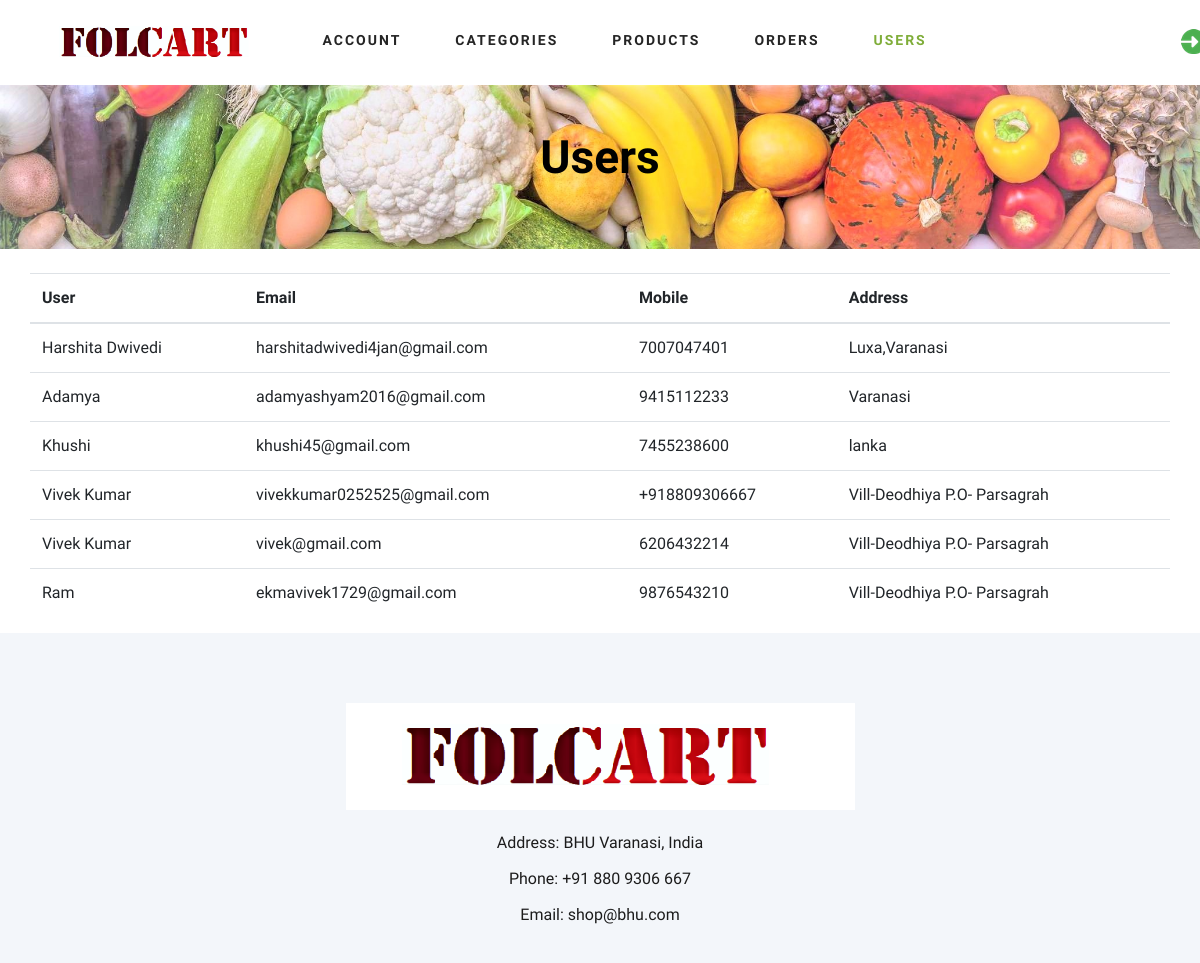
The app's page /userslist/ with its own data.
### website/models.py (models this page shows, shortened)
class MyUser(models.Model):
	user = models.OneToOneField(User, on_delete = models.CASCADE, null = True, blank = True)
	mobile = models.CharField(max_length=10, null = True, blank = True)
	address = models.CharField(max_length=500, null = True, blank = True)
	account_type = models.CharField(max_length = 100, null = True, blank = True)

### website/views.py (the view)
# urls.py: path('userslist/',views.adminUsers),
def adminUsers(request):
	usersaare = MyUser.objects.all()
	return render(request,'userslist.html',{'usersaare':usersaare})

### templates/userslist.html (shortened to what this page needs)
<!DOCTYPE html>
<html lang="zxx">
<head>
    <link rel="stylesheet" href="/static/css/bootstrap.min.css" type="text/css">
    <link rel="stylesheet" href="/static/css/font-awesome.min.css" type="text/css">
    <link rel="stylesheet" href="/static/css/elegant-icons.css" type="text/css">
    <link rel="stylesheet" href="/static/css/nice-select.css" type="text/css">
    <link rel="stylesheet" href="/static/css/jquery-ui.min.css" type="text/css">
    <link rel="stylesheet" href="/static/css/owl.carousel.min.css" type="text/css">
    <link rel="stylesheet" href="/static/css/slicknav.min.css" type="text/css">
    <link rel="stylesheet" href="/static/css/style.css" type="text/css">
</head>
<body class="animsition">
    <header class="header">
        <div class="container">
            <div class="row">
                <div class="col-lg-3">
                    <div class="header__logo">
                        <a href="/home"><img src="/static/img/logo.png" alt=""></a>
                    </div>
                </div>
                <div class="col-lg-9">
                    <nav class="header__menu">
                        <ul>
                            <li><a href="/adminpage">Account</a></li>
                            <li><a href="/categoriesadd">Categories</a></li>
                            <li><a href="/productsadd">Products</a></li>
                            <li><a href="/orderslist">Orders</a></li>
                            <li class="active"><a href="/userslist">Users</a></li>
                            <li style="left: 200px">
                                {% if user.is_authenticated %}
                                    <a href="/logout"><img src="/static/img/logout-01.png" alt="IMG-LOGOUT"></a>
                                {% else %}
                                    <a href="/login"><img src="/static/img/login-01.png" alt="IMG-LOGIN"></a>
                                {% endif %}
                            </li>
                        </ul>
                    </nav>
                </div>
            </div>
        </div>
    </header>
    <section class="breadcrumb-section set-bg" data-setbg="/static/img/vegetables.jpg">
        <div class="container">
            <div class="row">
                <div class="col-lg-12 text-center">
                    <div class="breadcrumb__text">
                        <h2 style="color: black;">Users</h2>
                        <div class="breadcrumb__option">
                        </div>
                    </div>
                </div>
            </div>
        </div>
    </section>
	<br>
	<section class="bg0 p-t-104 p-b-116">
		<div class="container">
			<table class="table table-hover">
		    	<thead>
		      		<tr>
		        		<th>User</th>
		        		<th>Email</th>
		        		<th>Mobile</th>
		        		<th>Address</th>
		      		</tr>
		    	</thead>
		    	<tbody>
				    {% for x in usersaare %}
				    	{% if x.account_type == 'Customer' %}
					      	<tr>
						      	<td>{{x.user.first_name}}</td>
						      	<td>{{x.user.username}}</td>
						      	<td>{{x.mobile}}</td>
						      	<td>{{x.address}}</td>
					      	</tr>
					    {% endif %}
				    {% endfor %}
				</tbody>
		  	</table>
		</div>
	</section>
    <footer class="footer spad">
        <div class="container">
            <div class="row">
                <div class="col-lg-12 col-md-12 col-sm-12" style="text-align: center;">
                    <div class="footer__about">
                        <div class="footer__about__logo">
                            <a href="/home"><img src="/static/img/logo.png" alt=""></a>
                        </div>
                        <ul>
                            <li>Address: BHU Varanasi, India</li>
                            <li>Phone: +91 880 9306 667</li>
                            <li>Email: shop@bhu.com</li>
                        </ul>
                    </div>
                </div>
            </div>
        </div>
    </footer>
</body>
</html>

### static/css/style.css (style rules this page uses)
html, body { height: 100%; font-family: "Cairo", sans-serif; -webkit-font-smoothing: antialiased; font-smoothing: antialiased; }
h1, h2, h3, h4, h5, h6 { margin: 0; color: #111111; font-weight: 400; font-family: "Cairo", sans-serif; }
h2 { font-size: 36px; }
img { max-width: 100%; }
ul, ol { padding: 0; margin: 0; }
.set-bg { background-repeat: no-repeat; background-size: cover; background-position: top center; }
.spad { padding-top: 100px; padding-bottom: 100px; }
.header__logo { padding: 15px 0; }
.header__logo a { display: inline-block; }
.header__menu { padding: 24px 0; }
.header__menu ul li { list-style: none; display: inline-block; margin-right: 50px; position: relative; }
.header__menu ul li.active a { color: #7fad39; }
.header__menu ul li:last-child { margin-right: 0; }
.header__menu ul li a { font-size: 14px; color: #252525; text-transform: uppercase; font-weight: 700; letter-spacing: 2px; -webkit-transition: all, 0.3s; -moz-transition: all, 0.3s; -ms-transition: all, 0.3s; -o-transition: all, 0.3s; transition: all, 0.3s; padding: 5px 0; display: block; }
.breadcrumb-section { display: flex; align-items: center; padding: 45px 0 40px; }
.breadcrumb__text h2 { font-size: 46px; color: #ffffff; font-weight: 700; }
.footer { background: #F3F6FA; padding-top: 70px; padding-bottom: 0; }
.footer__about { margin-bottom: 30px; }
.footer__about ul li { font-size: 16px; color: #1c1c1c; line-height: 36px; list-style: none; }
.footer__about__logo { margin-bottom: 15px; }
.footer__about__logo a { display: inline-block; }
@media only screen and (min-width: 1200px) { .container { max-width: 1170px; } }

### records on screen
MyUser: user.first_name "Harshita Dwivedi", user.username "harshitadwivedi4jan@gmail.com", mobile "7007047401", address "Luxa,Varanasi"
MyUser: user.first_name "Adamya", user.username "adamyashyam2016@gmail.com", mobile "9415112233", address "Varanasi"
MyUser: user.first_name "Khushi", user.username "khushi45@gmail.com", mobile "7455238600", address "lanka"
MyUser: user.first_name "Vivek Kumar", user.username "vivekkumar0252525@gmail.com", mobile "+918809306667", address "Vill-Deodhiya P.O- Parsagrah"
MyUser: user.first_name "Vivek Kumar", user.username "vivek@gmail.com", mobile "6206432214", address "Vill-Deodhiya P.O- Parsagrah"
MyUser: user.first_name "Ram", user.username "ekmavivek1729@gmail.com", mobile "9876543210", address "Vill-Deodhiya P.O- Parsagrah"
